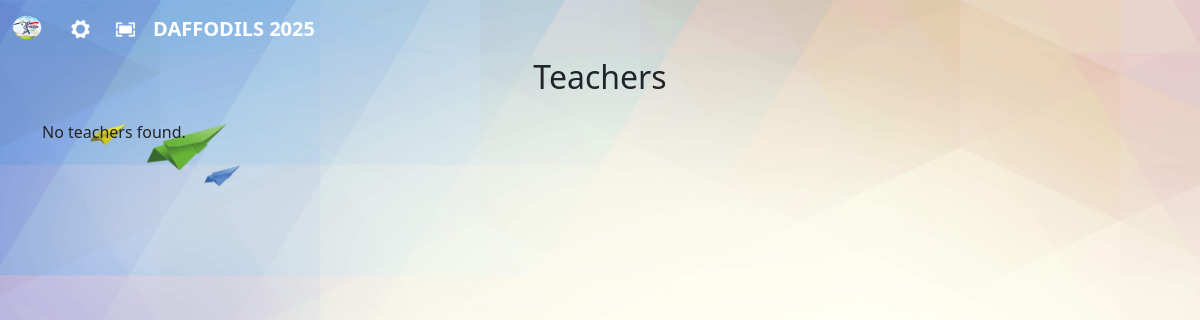
The page /user/all_teachers/ on the database as committed earlier.
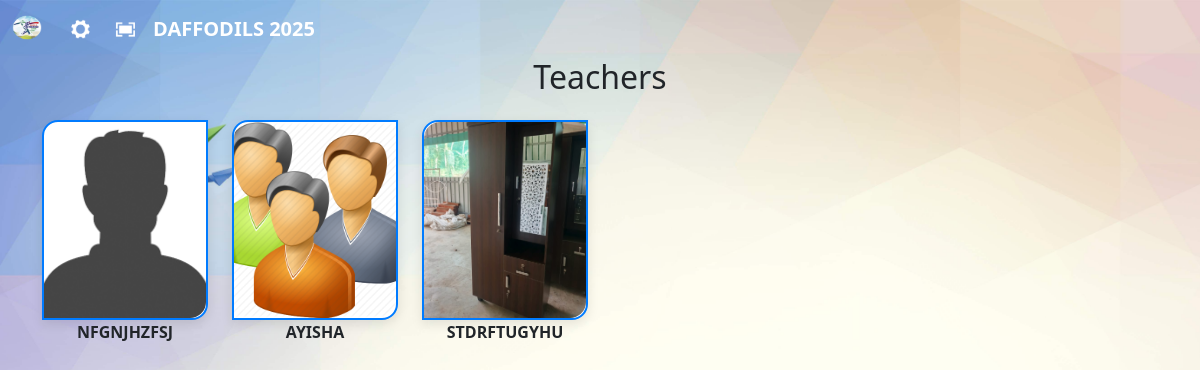
The same page on the database as committed later.
### userapp/models.py (models this page shows)
class TeacherProfile(models.Model):
    name = models.CharField(max_length=20, unique=True)
    phone = models.CharField(max_length=15, default='+91')
    address = models.CharField(max_length=100, blank=True, null=True)
    batch = models.CharField(
        max_length=20,
        blank=True,
        null=True,
        choices=[
            ('10A', '10A'), ('10B', '10B'), ('10C', '10C'),
            ('10D', '10D'), ('Other', 'Other')
        ]
    )
    photo = models.ImageField(upload_to='user_photos/', blank=True, null=True)

### userapp/views.py (the view)
# urls.py: path('all_teachers/', views.all_teachers, name='all_teachers'),
def all_teachers(request):
    users = TeacherProfile.objects.all()
    return render(request, 'userapp/all_teachers.html', {'users': users})

### templates/userapp/all_teachers.html (shortened to what this page needs)
{% extends 'blank_layout.html' %}
{% load static %}
{% block content %}
<h2 class="text-center mb-4">Teachers</h2>
<div class="container " >
  <div class="row">
    {% for profile in users %}
    <div class="col-4 col-md-2">
      <div class="profile-card">
        <a href="{% url 'teacher_detail' profile.id %}" title="{{ profile.name }}">
          {% if profile.photo %}
          <img src="{{ profile.photo.url }}" alt="{{ profile.name }} photo" class="photo-rounded" />
          {% else %}
          <img src="{% static 'images/prp.png' %}" alt="Default photo" class="photo-rounded" />
          {% endif %}
        </a>
      </div>
      <p style="text-align: center; font-weight: bold;">{{ profile.name }}</p>
    </div>
    {% empty %}
    <p>No teachers found.</p>
    {% endfor %}
  </div>
</div>
{% endblock %}

Rows that differ between the two databases and show on the page:
added TeacherProfile: name "NFGNJHZFSJ"
added TeacherProfile: photo (picture), name "AYISHA"
added TeacherProfile: photo (picture), name "STDRFTUGYHU"
Other text that changed with them:
text no longer shown: "No teachers found."
